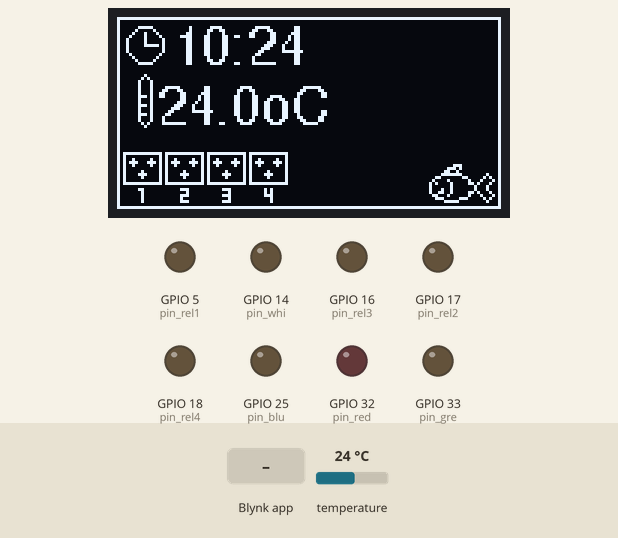
Recording of a sketch running on a simulated ESP32. Parts: 128×64 one-colour display, output pins drawn as LEDs (lit = HIGH). Inputs (shaded band) come from the test bench; at power-on: temperature 24 °C. WiFi joins after 1.5 s; servers stay silent unless stated; network time is answered at once with the bench clock; the local clock reads 2024-03-15 10:24:30 at power-on unless the sketch sets it; random numbers use the default seed unless the sketch sets one; what the sketch prints to the serial monitor is not drawn.

Above: at 11.4 s.
11.5 s: Blynk app writes 1 to V12
At 13.6 s:
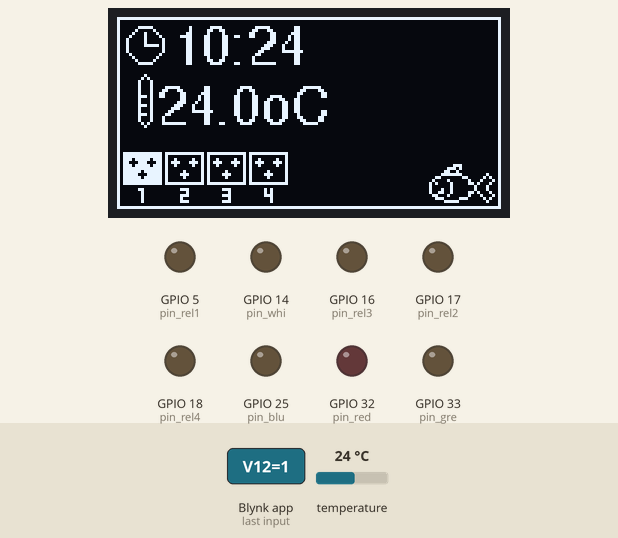
13.9 s: temperature set to 12 °C
At 15.0 s:
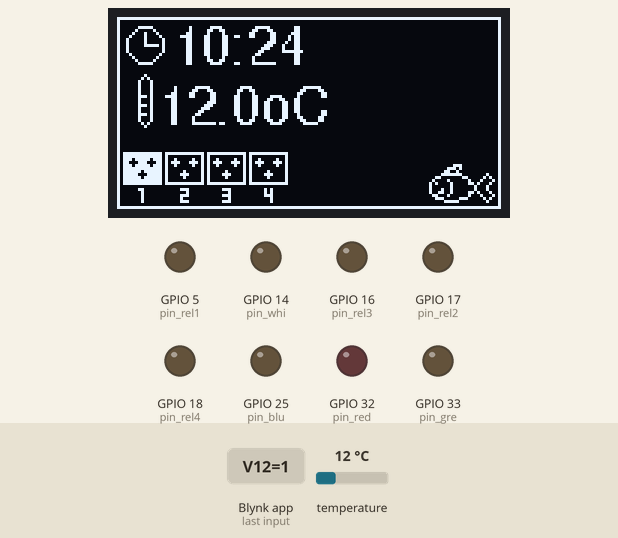
15.5 s: Blynk app writes 0 to V12
At 17.2 s:
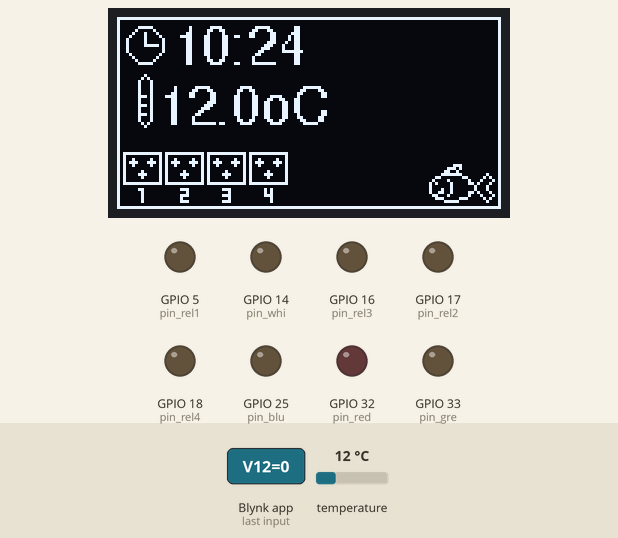
17.9 s: temperature set to 19 °C
At 18.6 s:
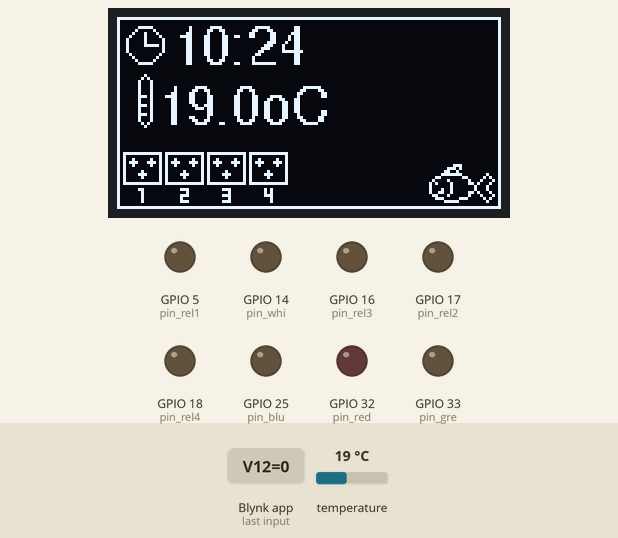
19.5 s: Blynk app writes 1 to V3
21.1 s: Blynk app writes 1 to V11
At 30.4 s:
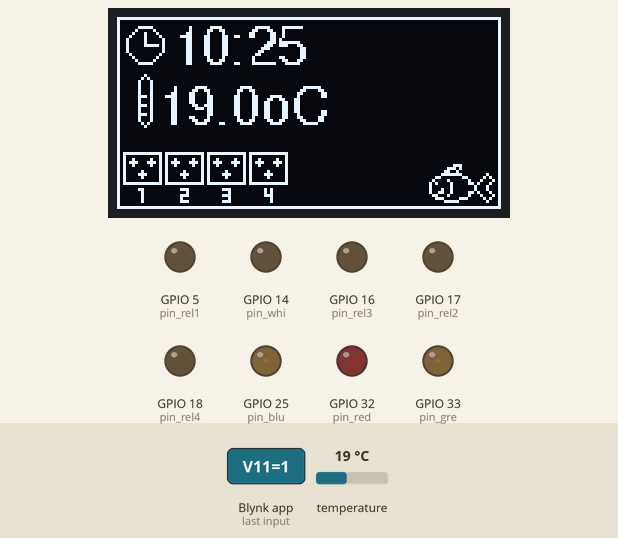
Timing chart, 0 to 31.6 s (numbered marks = the images above; inputs shaded):
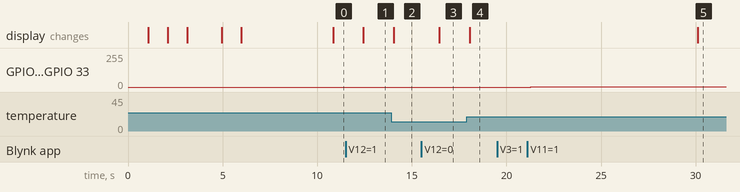

The sketch:

aquario.ino
```cpp
#include <Arduino.h>
#include <analogWrite.h>

int lum = 0;
int red = 0;
int gre = 0;
int blu = 0;

const int pin_red = 32;
const int pin_gre = 33;
const int pin_blu = 25;
const int pin_whi = 14;

const int pin_rel1 = 5;
const int pin_rel2 = 17;
const int pin_rel3 = 16;
const int pin_rel4 = 18;

int botaoTomada1 = 0;
int botaoTomada2 = 0;
int botaoTomada3 = 0;
int botaoTomada4 = 0;

int botaoAlimentar = 0;
int tempoAlimentar = 0;
int inicioAlimentar = 0;
unsigned long previousAlimentar = 0;

// ESP WROOM-32 - https://circuits4you.com/wp-content/uploads/2018/12/ESP32-Pinout.jpg
//
// Display OLED I2C 128x64
// SCK - D22
// SCA - D21
//
// DS18B20
// Data - D4
//
// Luminária LED RGB
// R - 33
// G - 32
// B - 25
// Luminária LED Branco - 14
//
// Relê
// 1 -
// 2 -
// 3 -
// 4 -
//
//
//
//
// Wifi ////////////////////////////////////////////////////////////////////////////
#include <WiFi.h>
//#include <WebServer.h>
const char* ssid = "ssid wifi";
const char* pass = "senha";

// WIFI *****************************************************************************

// NTPClient ////////////////////////////////////////////////////////////////////////
#include <NTPClient.h>
const char* servidorNTP = "a.st1.ntp.br";     // Servidor NTP para pesquisar a hora
const int fusoHorario = -10800;               // Fuso horário em segundos (-03h = -10800 seg)
const int taxaDeAtualizacao = 1800000;        // Taxa de atualização do servidor NTP em milisegundos
WiFiUDP ntpUDP;                               // Declaração do Protocolo UDP
NTPClient timeClient(ntpUDP, servidorNTP, fusoHorario, 60000);
// NTP *****************************************************************************

// Blynk ///////////////////////////////////////////////////////////////////////////
#include <BlynkSimpleEsp32.h>
#define BLYNK_PRINT Serial
char auth[] = "GbjOWeO6K9gFxsdrAGaRzbbq48UU7k7e";
// BLYNK *****************************************************************************

// Sensor de temperatura DS18B20 ///////////////////////////////////////////////////
#include <OneWire.h>
#include <DallasTemperature.h>
const int oneWireBus = 4;                     // GPIO where the DS18B20 is connected to
OneWire oneWire(oneWireBus);                  // Setup a oneWire instance to communicate with any OneWire devices
DallasTemperature sensors(&oneWire);          // Pass our oneWire reference to Dallas Temperature sensor
// DS18B20 *****************************************************************************

// Display OLED 128x64 I2C /////////////////////////////////////////////////////////
#include <Adafruit_GFX.h>
#include <Fonts/FreeSans9pt7b.h>
#include <Fonts/TomThumb.h>
#include <Adafruit_SSD1306.h>
#include "lcd_var.h"
#define SCREEN_WIDTH 128 // OLED display width, in pixels
#define SCREEN_HEIGHT 64 // OLED display height, in pixels
Adafruit_SSD1306 display(SCREEN_WIDTH, SCREEN_HEIGHT, &Wire, -1);
// Display OLED *************************************************************************

BLYNK_WRITE(V3) // Botão Luminária
{
  lum = param.asInt();
  Serial.print("Luminária: ");
  Serial.println(lum);
  Luminaria();
}

BLYNK_WRITE(V4) // Botão alimentar
{
  botaoAlimentar = param.asInt(); // assigning incoming value from pin V1 to a variable
  Blynk.syncVirtual(V9);
  Serial.print("V4: ");
  Serial.println(botaoAlimentar);
  previousAlimentar = millis();
}

BLYNK_WRITE(V9) // Slider tempo Alimentar
{
  tempoAlimentar = param.asInt() * 1000 * 10; //*60 tempo de alimentção em milisegundos
}

BLYNK_WRITE(V11) //RGB zeRGBa
{
  red = param[0].asInt();
  gre = param[1].asInt();
  blu = param[2].asInt();
  Blynk.syncVirtual(V3); // Luminária e RGB
  Luminaria();
}

BLYNK_WRITE(V12) // Botão Bomba
{
  botaoTomada1 = param.asInt();
  if (botaoTomada1) {
    display.drawBitmap(16, 45, tomada_ligada, 13, 11, 1);
  }
  else   {
    display.drawBitmap(16, 45, tomada_desligada, 13, 11, 1);
  }
}

BLYNK_WRITE(V13) // Botão Bomba
{
  botaoTomada2 = param.asInt();
  if (botaoTomada2) {
    display.drawBitmap(16, 45, tomada_ligada, 13, 11, 1);
  }
  else   {
    display.drawBitmap(16, 45, tomada_desligada, 13, 11, 1);
  }
}

BLYNK_WRITE(V14) // Botão Bomba
{
  botaoTomada3 = param.asInt();
  if (botaoTomada3) {
    display.drawBitmap(30, 45, tomada_ligada, 13, 11, 1);
  }
  else {
    display.drawBitmap(30, 45, tomada_desligada, 13, 11, 1);
  }
}

BLYNK_WRITE(V15) // Botão Bomba
{
  botaoTomada4 = param.asInt();
  if (botaoTomada4) {
    display.drawBitmap(44, 45, tomada_ligada, 13, 11, 1);
  }
  else
  {
    display.drawBitmap(44, 45, tomada_desligada, 13, 11, 1);
  }
}

int Luminaria() {

  if (lum) {
    if (red == 255 && blu == 255 && gre == 255) {
      analogWrite(pin_red, 0);
      analogWrite(pin_gre, 0);
      analogWrite(pin_blu, 0);
      digitalWrite(pin_whi, HIGH);
    }
    else  {
      analogWrite(pin_red, red);
      analogWrite(pin_gre, gre);
      analogWrite(pin_blu, blu);
      digitalWrite(pin_whi, LOW);
    }
  }
  else {
    analogWrite(pin_red, 0);
    analogWrite(pin_gre, 0);
    analogWrite(pin_blu, 0);
    digitalWrite(pin_whi, LOW);
  }
}

int Tomadas()
{
  if (botaoTomada1) {
    display.drawBitmap(2, 45, tomada_ligada, 13, 11, 1);
  }
  else   {
    display.drawBitmap(2, 45, tomada_desligada, 13, 11, 1);
  }
  if (botaoTomada2) {
    display.drawBitmap(16, 45, tomada_ligada, 13, 11, 1);
  }
  else   {
    display.drawBitmap(16, 45, tomada_desligada, 13, 11, 1);
  }
  if (botaoTomada3) {
    display.drawBitmap(30, 45, tomada_ligada, 13, 11, 1);
  }
  else {
    display.drawBitmap(30, 45, tomada_desligada, 13, 11, 1);
  }
  if (botaoTomada4) {
    display.drawBitmap(44, 45, tomada_ligada, 13, 11, 1);
  }
  else
  {
    display.drawBitmap(44, 45, tomada_desligada, 13, 11, 1);
  }
}
void setup() {
  pinMode(pin_whi, OUTPUT);
  pinMode(pin_rel1, OUTPUT);
  pinMode(pin_rel2, OUTPUT);
  pinMode(pin_rel3, OUTPUT);
  pinMode(pin_rel4, OUTPUT);
  //pinMode(32, OUTPUT);
  //pinMode(33, OUTPUT);

  //pinMode(32, OUTPUT);
  //pinMode(34, OUTPUT);
  //pinMode(35, OUTPUT);
  //digitalWrite(32, LOW);
  //digitalWrite(34, LOW);
  //digitalWrite(35, LOW);
  // Incializando display OLED
  if (!display.begin(SSD1306_SWITCHCAPVCC, 0x3C)) {
    Serial.println("SSD1306 allocation failed");
    for (;;);
  }
  Serial.println("Display incializado");
  display.setFont(&TomThumb);
  display.clearDisplay();
  display.setTextSize(1);
  display.setTextColor(WHITE);
  display.clearDisplay();
  display.setCursor(0, 5);
  display.println("Inicializando...");
  display.display();
  delay(1000);
  //display.setCursor(0, 25);
  display.println("Display...");
  display.display();
  delay(1000);

  // Inicializando Serial
  display.println("Serial...");
  display.display();
  Serial.begin(115200);
  //display.setCursor(0, 38);
  delay(1000);

  // Inicializando Wifi
  Serial.println("Connecting to ");
  Serial.println(ssid);
  //display.setCursor(0, 51);
  display.println("Wifi...");
  display.display();
  //WiFi.begin(ssid, password);
  Blynk.begin(auth, ssid, pass);

  // Verificando conectividade com a rede wifi
  while (WiFi.status() != WL_CONNECTED) {
    delay(1000);
    Serial.print(".");
  }
  Serial.println("");
  Serial.println("WiFi connectado..!");
  Serial.print("IP: ");  Serial.println(WiFi.localIP());
  display.println(WiFi.localIP());
  display.display();
  delay(1000);
  Serial.println("Connected to the WiFi network");

  // Inicializando NTP
  display.println("NTP...");
  display.display();
  delay(2000);

  timeClient.begin();
  delay(2000);
  timeClient.update();

  // Blynk
  //Blynk.begin(auth);
  Blynk.syncVirtual(V1, V12, V13, V14, V15); // Luminária e RGB, bomba

  // Inicializando DS18B20
  sensors.begin();
  display.setFont(&FreeSans9pt7b);
  display.clearDisplay();
  display.setTextSize(1);
  display.setTextColor(WHITE);
}

unsigned long previousMillis = 0;

const long interval = 800;
int alimentando = 0;
void loop() {
  unsigned long currentMillis = millis();
  if (currentMillis - previousMillis >= interval) { //loop sem delay - Atualiza dados e display
    previousMillis = currentMillis;
    // sensor de temporatura
    sensors.requestTemperatures();
    float temperatureC = sensors.getTempCByIndex(0);
    float temperatureF = sensors.getTempFByIndex(0);
    String horario = timeClient.getFormattedTime();

    // Atualiza dados no Blynk
    Blynk.virtualWrite(V6, temperatureC); // Gauge temperatura
    Blynk.virtualWrite(V8, random(0, 100)); // Volume do Sump

    // Atualiza display
    display.clearDisplay();
    display.drawBitmap(0, 0, image_data_Image, 128, 64, 1);
    display.setCursor(18, 15);
    display.print(horario.substring(0, 5));
    display.setCursor(13, 35);
    display.print(String(temperatureC, 1));
    display.print("oC");

    Tomadas();
    display.display();

  }
  if (botaoAlimentar) {
    if (alimentando) {
      Serial.println(millis() - previousAlimentar);
      if ( millis() - previousAlimentar >= tempoAlimentar) { //loop sem delay - desliga a bomba para alimentação
        Serial.println("fim Alimentando...");
        alimentando = 0;
        botaoAlimentar = 0;
        Blynk.virtualWrite(V4, 0);
        Blynk.virtualWrite(V12, 1);
        Blynk.syncVirtual(V4, V12);
        delay(500);
      }
    }
    else {
      Serial.print("Alimentando...");
      Blynk.virtualWrite(V12, 0);
      Blynk.syncVirtual(V4, V12);
      alimentando = 1;
      previousAlimentar = millis();
    }
  }
  //botaoAlimentar
  Blynk.run();
}
```

Source omitted: lcd_var.h (data table, 6724 bytes)

Measured:
- after the input at 11.5 s, the display: changes after 0.94 s (image 1)
- after the input at 13.9 s, the display: changes after 0.15 s (image 2)
- after the input at 15.5 s, the display: changes after 0.95 s (image 3)
- after the input at 17.9 s, the display: changes after 0.16 s (image 4)
- after the input at 21.1 s, GPIO 25 (pin_blu), GPIO 32 (pin_red), GPIO 33 (pin_gre): 0/255 → 1/255 after 0.17 s
